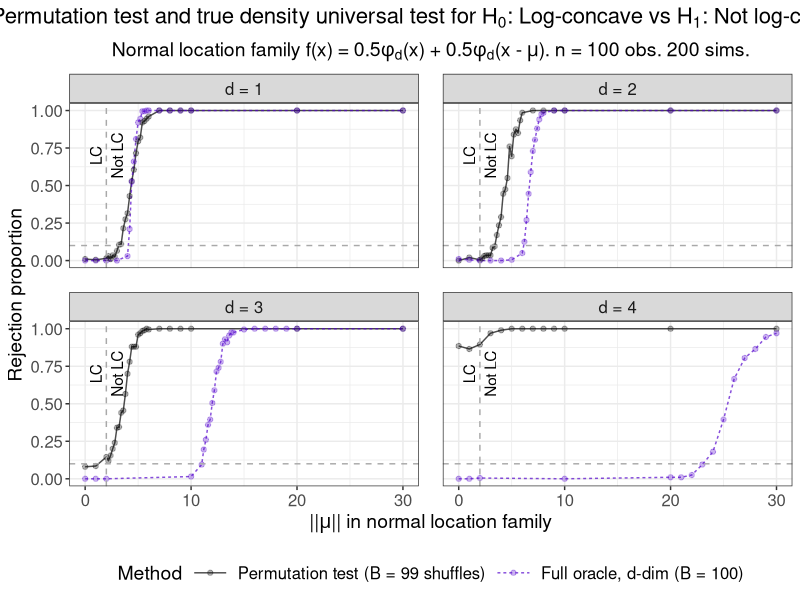

This figure's R source:
# Create Figure 3 in main paper.
# Plot results from full oracle Gaussian mixture/universal approach and 
# Cule et al. (2010) permutation test of
# H_0: log-concave versus H_1: not log-concave.

suppressMessages(library(data.table))
suppressMessages(library(tidyverse))
suppressMessages(library(gtable))
suppressMessages(library(cowplot))

# Create theme
paper_theme <- theme_bw() +
  theme(plot.title = element_text(hjust = 0.5, size = 16),
        plot.subtitle = element_text(hjust = 0.5, size = 14),
        legend.title = element_text(size = 14),
        axis.title = element_text(size = 14),
        legend.text = element_text(size = 12),
        axis.text = element_text(size = 12),
        strip.text = element_text(size = 12),
        panel.spacing = unit(1.2, "lines"))

# Read in data
perm_test <- fread("sim_data/fig03_perm_test.csv") %>% 
  mutate(Method = "Permutation test (B = 99 shuffles)")

full_oracle <- fread("sim_data/fig03_full_oracle_ddim.csv") %>% 
  mutate(Method = "Full oracle, d-dim (B = 100)")

# Combine results
results <- rbind(perm_test, full_oracle, fill = TRUE)

# Get rejection proportion at each (d, mu_norm) combination
reject_df <- results %>% 
  group_by(n_obs, d, mu_norm, B, Method) %>% 
  dplyr::summarise(reject_prop = mean(reject),
                   sim_count = n())

# Check parameters
stopifnot(unique(perm_test$B) == 99,
          unique(full_oracle$B) == 100,
          unique(results$equal_space_mu) == 0,
          unique(results$n_obs) == 100,
          sort(unique(results$d)) == 1:4,
          unique(reject_df$sim_count) == 200)

######################
##### Plot power #####
######################

# Plot rejection proportions of permutation and log-concave mixture methods
reject_perm_true_n100 <- reject_df %>% 
  mutate(Method = factor(Method,
                         levels = c("Permutation test (B = 99 shuffles)",
                                    "Full oracle, d-dim (B = 100)"),
                         labels = c("Permutation test (B = 99 shuffles)",
                                    "Full oracle, d-dim (B = 100)")),
         d = factor(d, levels = 1:4, 
                    labels = c("d = 1", "d = 2", "d = 3", "d = 4"))) %>%
  ggplot(aes(x = mu_norm, y = reject_prop)) +
  geom_line(aes(col = Method, lty = Method), alpha = 0.7) +
  geom_point(aes(col = Method), alpha = 0.3) +
  geom_hline(yintercept = 0.10, lty = "dashed", col = "darkgrey") +
  geom_vline(xintercept = 2, lty = "dashed", col = "darkgrey") +
  annotate(geom = "text", x = 1, y = 0.7, label = "LC", angle = 90) +
  annotate(geom = "text", x = 3, y = 0.7, label = "Not LC", angle = 90) +
  facet_wrap(. ~ d) +
  labs(x = expression("||"*mu*"|| in normal location family"), 
       y = "Rejection proportion",
       col = "Method",
       lty = "Method",
       shape = "Log-concave?",
       title = expression("Permutation test and true density universal test for H"[0]*
                            ": Log-concave vs H"[1]*": Not log-concave"),
       subtitle = expression("Normal location family f(x) = 0.5"*phi[d]*"(x)"~
                               "+ 0.5"*phi[d]*"(x -"~mu*"). n = 100 obs. 200 sims.")) +
  scale_shape_manual(values = c(16, 4)) +
  scale_color_manual(values = c("black", "#5200cc")) +
  paper_theme +
  theme(legend.position = "bottom", 
        legend.key.width = unit(2, "line")) +
  guides(colour = guide_legend(nrow = 1))

#####################
##### Save plot #####
#####################

ggsave(plot = reject_perm_true_n100,
       filename = "sim_plots/figure_03.pdf",
       width = 10, height = 6)
